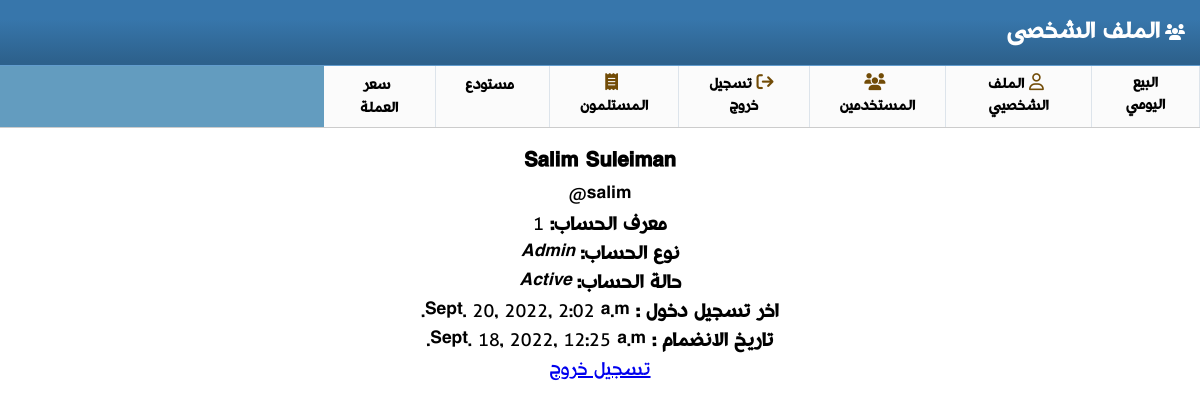
Before: /users/profile/ (signed in) with the older database file.
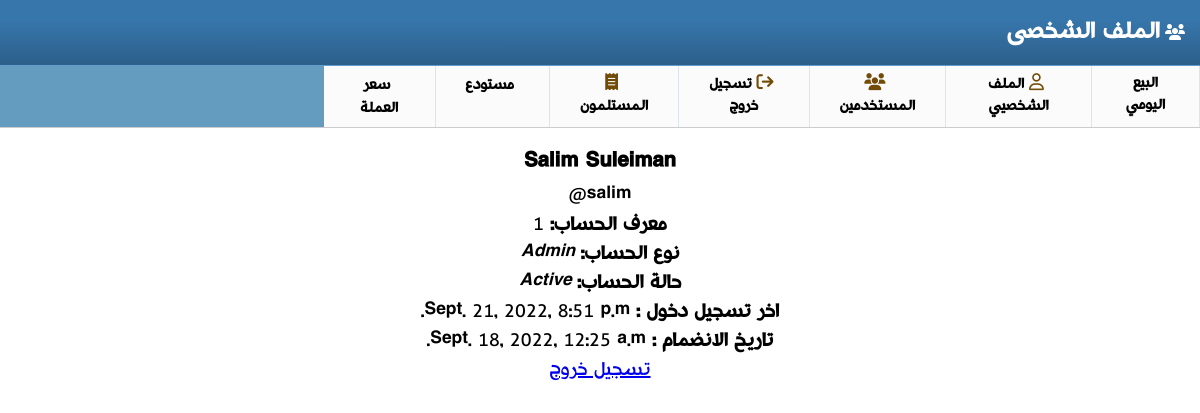
After: the same page with the newer database file.
### users/models.py (models this page shows)
class User(AbstractUser):
    first_name = models.CharField(max_length=100)
    last_name = models.CharField(max_length=100)
    pass_entry = models.CharField(max_length=50)
    phone_number = models.CharField(max_length=100)
    USERNAME_FIELD = 'username'
    REQUIRED_FIELDS = []
    is_blocked = models.BooleanField(default=False)
    is_employee =  models.BooleanField(default=True)
    is_admin =  models.BooleanField(default=False)

### users/views.py (the view)
# urls.py: path('profile/', profile),
@login_required
def profile(request):
    return render(request, 'users/profile.html')

### templates/users/profile.html (shortened to what this page needs)
{% extends "base.html" %}
{% load static %}
{% block header %}
الملف الشخصى{% endblock header %}
{% block style  %}
<link rel="stylesheet" href="{% static 'profile.css'  %}">
{% endblock style  %}
{% block content %}
<div class="profile">
<h3>{{request.user.first_name}} {{request.user.last_name}}</h3>
<p>{{request.user.username}}@</p>
<p><b>معرف الحساب:</b> {{request.user.id}}</p>
<p><b>نوع الحساب:</b> {% if request.user.is_admin   %} <em>Admin</em>  {% else  %} <em>Employee</em>   {% endif   %}
</p>
<p><b>حالة الحساب: </b>
{% if request.user.is_blocked   %}
<em>Blocked</em>
{% else  %} <em>Active</em>
{% endif   %}
</p>
<p><b>آخر تسجيل دخول  : </b>{{request.user.last_login}}</p>
<p><b>تاريخ الانضمام  : </b>{{request.user.date_joined}}</p>
<p><a href="/users/logout/"> تسجيل خروج </a></p>
</div>
{% endblock content %}

Changed rows visible on the page:
changed User "Salim": user.last_login "Sept. 20, 2022, 2:02 a.m." → "Sept. 21, 2022, 8:51 p.m."
